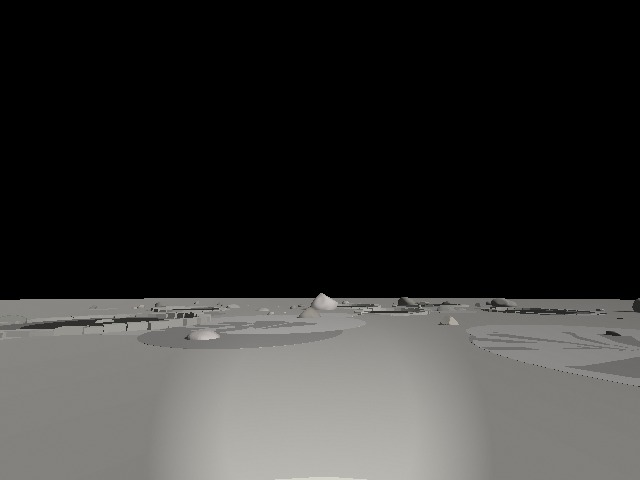
#> input picture dataset/raw/test/images/s201_00003.jpg, 640 x 480 px; its folder holds only this picture in this run
$ python dataset_preview.py ../../../dataset/raw/test/images/s201_00003.jpg --out out.png
#> lines starting #> are read from the running program, lines starting #| are printed output that depends on the picture
#!/usr/bin/env python3
"""Contact sheet of auto-labelled dataset frames with their YOLO boxes drawn on, plus
per-class label counts. Used to check that the labels line up with the objects.

    dataset_preview.py ~/crater_ws/dataset/raw/train --out ~/crater_ws/dataset/preview/train.png
"""
import argparse
import glob
import os
import random

import cv2
import numpy as np

NAMES = ['rock', 'meteor', 'crater', 'station']
COLORS = [(90, 220, 120), (30, 140, 255), (200, 200, 200), (60, 200, 250)]   # BGR


def read_labels(path):
    if not os.path.exists(path):
        return []
    with open(path) as f:
        return [(int(p[0]), *map(float, p[1:5])) for p in (ln.split() for ln in f) if len(p) == 5]


def main():
    ap = argparse.ArgumentParser(description=__doc__, formatter_class=argparse.RawDescriptionHelpFormatter)
    ap.add_argument('split', help='dataset split dir containing images/ and labels/')
    ap.add_argument('--out', required=True)
    ap.add_argument('--n', type=int, default=24)
    ap.add_argument('--cols', type=int, default=6)
    ap.add_argument('--tile', type=int, default=320, help='tile width [px]')
    ap.add_argument('--seed', type=int, default=0)
    ap.add_argument('--require', default='', help='only frames containing this class (e.g. rock)')
    args = ap.parse_args()

    images = sorted(glob.glob(os.path.join(args.split, 'images', '*.jpg')))
    lab = {im: os.path.join(args.split, 'labels', os.path.splitext(os.path.basename(im))[0] + '.txt') for im in images}
    counts, frames_with = np.zeros(len(NAMES), int), np.zeros(len(NAMES), int)
    for im in images:
        cls = [c for c, *_ in read_labels(lab[im])]
        for c in cls:
            counts[c] += 1
        for c in set(cls):
            frames_with[c] += 1
    print(f'{args.split}: {len(images)} images')
    for i, n in enumerate(NAMES):
        print(f'  {n:8s} {counts[i]:6d} boxes in {frames_with[i]:5d} images')

    pool = images
    if args.require:
        k = NAMES.index(args.require)
        pool = [im for im in images if any(c == k for c, *_ in read_labels(lab[im]))]
    pick = random.Random(args.seed).sample(pool, min(args.n, len(pool)))
    tw, th = args.tile, args.tile * 3 // 4
    rows = (len(pick) + args.cols - 1) // args.cols
    sheet = np.zeros((rows * th, args.cols * tw, 3), np.uint8)
    for k, im in enumerate(pick):
        img = cv2.resize(cv2.imread(im), (tw, th), interpolation=cv2.INTER_AREA)
        for c, cx, cy, w, h in read_labels(lab[im]):
            p0 = (int((cx - w / 2) * tw), int((cy - h / 2) * th))
            p1 = (int((cx + w / 2) * tw), int((cy + h / 2) * th))
            cv2.rectangle(img, p0, p1, COLORS[c], 1, cv2.LINE_AA)
            if w * tw > 18:
                cv2.putText(img, NAMES[c], (p0[0], max(9, p0[1] - 2)), cv2.FONT_HERSHEY_SIMPLEX, 0.32,
                            COLORS[c], 1, cv2.LINE_AA)
        cv2.putText(img, os.path.basename(im), (4, th - 5), cv2.FONT_HERSHEY_SIMPLEX, 0.32, (255, 255, 255), 1)
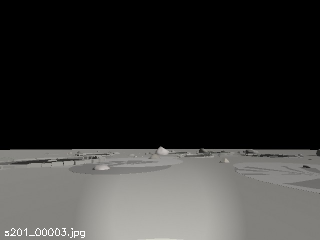
#> img: shape (240, 320, 3); mean B, G, R 51.7, 53.2, 53.6
        r, c = divmod(k, args.cols)
        sheet[r * th:(r + 1) * th, c * tw:(c + 1) * tw] = img
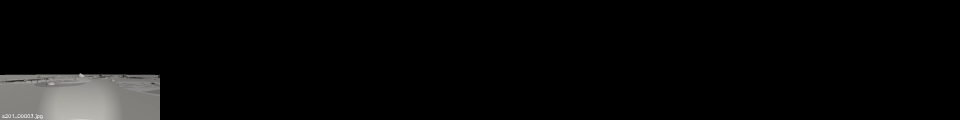
#> sheet: shape (240, 1920, 3) (shown at 1/2 size); mean B, G, R 8.6, 8.9, 8.9
    os.makedirs(os.path.dirname(os.path.abspath(args.out)), exist_ok=True)
    cv2.imwrite(args.out, sheet)
    print(f'wrote {args.out}')


if __name__ == '__main__':
    main()

$ run again, on dataset/raw/test/images/s201_00009.jpg
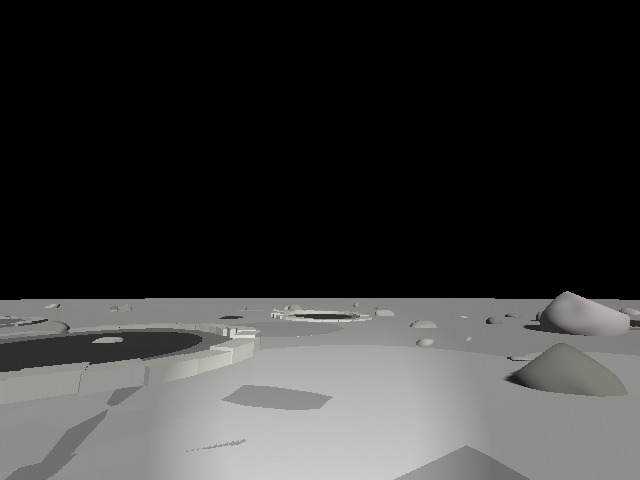
#> input picture dataset/raw/test/images/s201_00009.jpg, 640 x 480 px
#> in main, `cv2.putText(img, os.path.basename(im), (4, th - 5), cv2.FONT_HERSHEY_S..`:
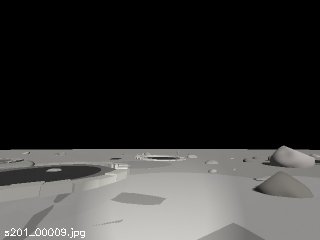
#> img: shape (240, 320, 3); mean B, G, R 54.3, 55.5, 55.9
#> in main, `sheet[r * th:(r + 1) * th, c * tw:(c + 1) * tw] = img`:
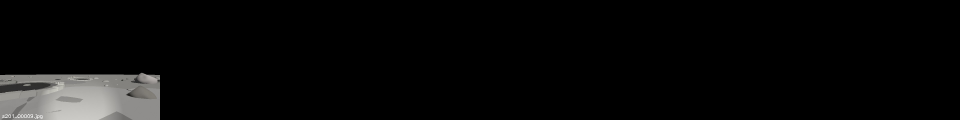
#> sheet: shape (240, 1920, 3) (shown at 1/2 size); mean B, G, R 9, 9.3, 9.3
